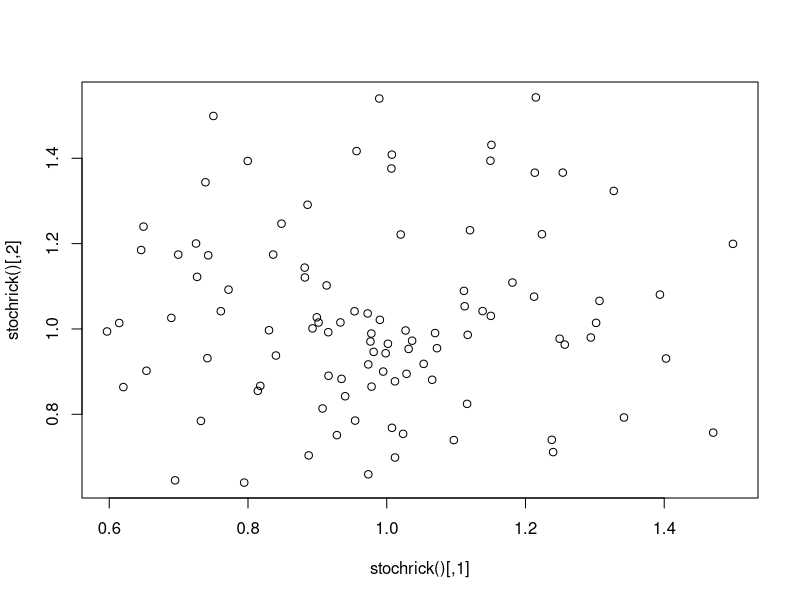

Generate this figure with R:
# Runs the stochastic (with gaussian fluctuations) Ricker Eqn .

rm(list=ls())

stochrick<-function(p0=runif(1000,.5,1.5),r=1.2,K=1,sigma=0.2,numyears=100)
{
  #initialize
  N<-matrix(NA,numyears,length(p0))
  N[1,]<-p0
  
  for (pop in 1:length(p0)) #loop through the populations
  {
    for (yr in 2:numyears) #for each pop, loop through the years
    {
      N[yr,pop]<-N[yr-1,pop]*exp(r*(1-N[yr-1,pop]/K)+rnorm(1,0,sigma))
    }
  }
 return(N)

}
plot(stochrick())
# Now write another function called stochrickvect that vectorizes the above 
# to the extent possible, with improved performance: 

# print("Vectorized Stochastic Ricker takes:")
# print(system.time(res2<-stochrickvect()))

